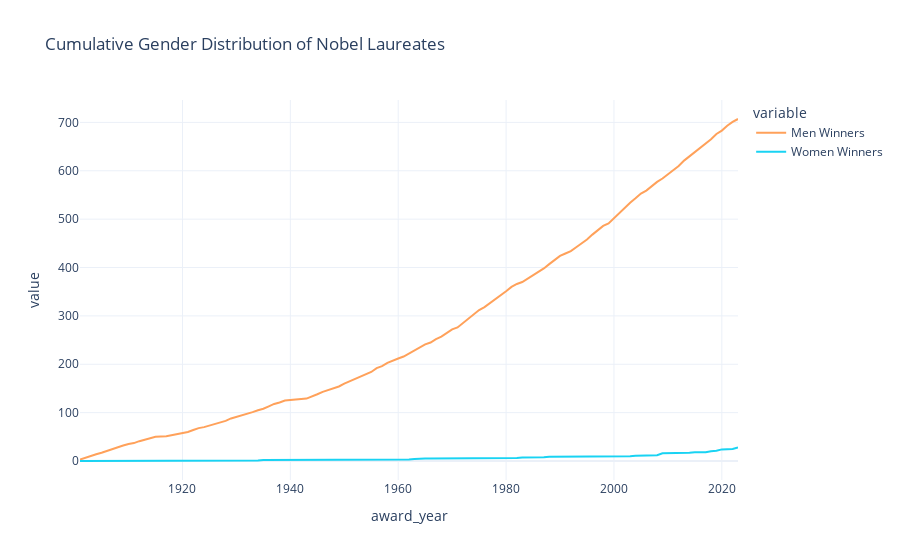

The code cell stored with this chart in its notebook:
### Code cell
fig = px.line(gender_cumulative, x=gender_cumulative.index, y=['Men Winners', 'Women Winners'], title='Cumulative Gender Distribution of Nobel Laureates', color_discrete_map=custom_colors)
fig.update_layout(template='plotly_white')
fig.show()

### Figure 1 — Plotly figure (JSON) as saved in the notebook; plotly's stock layout.template omitted (floating-point values rounded to 4 significant figures)
{"data": [{"hovertemplate": "variable=Men Winners<br>award_year=%{x}<br>value=%{y}<extra></extra>", "legendgroup": "Men Winners", "line": {"color": "#FFA15A", "dash": "solid"}, "marker": {"symbol": "circle"}, "mode": "lines", "name": "Men Winners", "orientation": "v", "showlegend": true, "type": "scatter", "x": [1901, 1902, 1903, 1904, 1905, 1906, 1907, 1908, 1909, 1910, 1911, 1912, 1913, 1914, 1915, 1917, 1918, 1919, 1920, 1921, 1922, 1923, 1924, 1925, 1926, 1927, 1928, 1929, 1930, 1931, 1932, 1933, 1934, 1935, 1936, 1937, 1938, 1939, 1943, 1944, 1945, 1946, 1947, 1948, 1949, 1950, 1951, 1952, 1953, 1954, 1955, 1956, 1957, 1958, 1959, 1960, 1961, 1962, 1963, 1964, 1965, 1966, 1967, 1968, 1969, 1970, 1971, 1972, 1973, 1974, 1975, 1976, 1977, 1978, 1979, 1980, 1981, 1982, 1983, 1984, 1985, 1986, 1987, 1988, 1989, 1990, 1991, 1992, 1993, 1994, 1995, 1996, 1997, 1998, 1999, 2000, 2001, 2002, 2003, 2004, 2005, 2006, 2007, 2008, 2009, 2010, 2011, 2012, 2013, 2014, 2015, 2016, 2017, 2018, 2019, 2020, 2021, 2022, 2023], "xaxis": "x", "y": [3, 7, 11, 14, 17, 21, 24, 28, 32, 35, 37, 41, 44, 47, 50, 51, 53, 55, 58, 60, 64, 68, 70, 73, 76, 80, 83, 88, 91, 94, 98, 101, 105, 108, 113, 118, 121, 125, 129, 133, 138, 143, 147, 150, 154, 160, 165, 170, 174, 180, 184, 192, 196, 203, 208, 212, 216, 222, 229, 234, 241, 245, 252, 257, 265, 272, 276, 285, 294, 302, 312, 318, 326, 334, 343, 351, 360, 366, 370, 377, 383, 391, 398, 407, 415, 424, 429, 434, 442, 450, 458, 468, 477, 486, 491, 502, 514, 525, 534, 543, 553, 559, 568, 577, 584, 593, 602, 610, 621, 630, 638, 647, 657, 665, 676, 683, 693, 701, 707], "yaxis": "y"}, {"hovertemplate": "variable=Women Winners<br>award_year=%{x}<br>value=%{y}<extra></extra>", "legendgroup": "Women Winners", "line": {"color": "#19d3f3", "dash": "solid"}, "marker": {"symbol": "circle"}, "mode": "lines", "name": "Women Winners", "orientation": "v", "showlegend": true, "type": "scatter", "x": [1901, 1902, 1903, 1904, 1905, 1906, 1907, 1908, 1909, 1910, 1911, 1912, 1913, 1914, 1915, 1917, 1918, 1919, 1920, 1921, 1922, 1923, 1924, 1925, 1926, 1927, 1928, 1929, 1930, 1931, 1932, 1933, 1934, 1935, 1936, 1937, 1938, 1939, 1943, 1944, 1945, 1946, 1947, 1948, 1949, 1950, 1951, 1952, 1953, 1954, 1955, 1956, 1957, 1958, 1959, 1960, 1961, 1962, 1963, 1964, 1965, 1966, 1967, 1968, 1969, 1970, 1971, 1972, 1973, 1974, 1975, 1976, 1977, 1978, 1979, 1980, 1981, 1982, 1983, 1984, 1985, 1986, 1987, 1988, 1989, 1990, 1991, 1992, 1993, 1994, 1995, 1996, 1997, 1998, 1999, 2000, 2001, 2002, 2003, 2004, 2005, 2006, 2007, 2008, 2009, 2010, 2011, 2012, 2013, 2014, 2015, 2016, 2017, 2018, 2019, 2020, 2021, 2022, 2023], "xaxis": "x", "y": [0, 0, 1, 1, 1, 1, 1, 1, 1, 1, 1, 1, 1, 1, 1, 1, 1, 1, 1, 1, 1, 1, 1, 1, 1, 1, 1, 1, 1, 1, 1, 1, 1, 2, 2, 2, 2, 2, 2, 2, 2, 2, 3, 3, 3, 3, 3, 3, 3, 3, 3, 3, 3, 3, 3, 3, 3, 3, 4, 5, 5, 5, 5, 5, 5, 5, 5, 5, 5, 5, 5, 5, 6, 6, 6, 6, 6, 6, 7, 7, 7, 8, 8, 9, 9, 9, 9, 9, 9, 9, 10, 10, 10, 10, 10, 10, 10, 10, 10, 11, 11, 11, 11, 12, 16, 16, 16, 16, 16, 17, 18, 18, 18, 20, 21, 24, 24, 25, 28], "yaxis": "y"}], "layout": {"legend": {"title": {"text": "variable"}, "tracegroupgap": 0}, "title": {"text": "Cumulative Gender Distribution of Nobel Laureates"}, "xaxis": {"anchor": "y", "domain": [0, 1], "title": {"text": "award_year"}}, "yaxis": {"anchor": "x", "domain": [0, 1], "title": {"text": "value"}}}}
